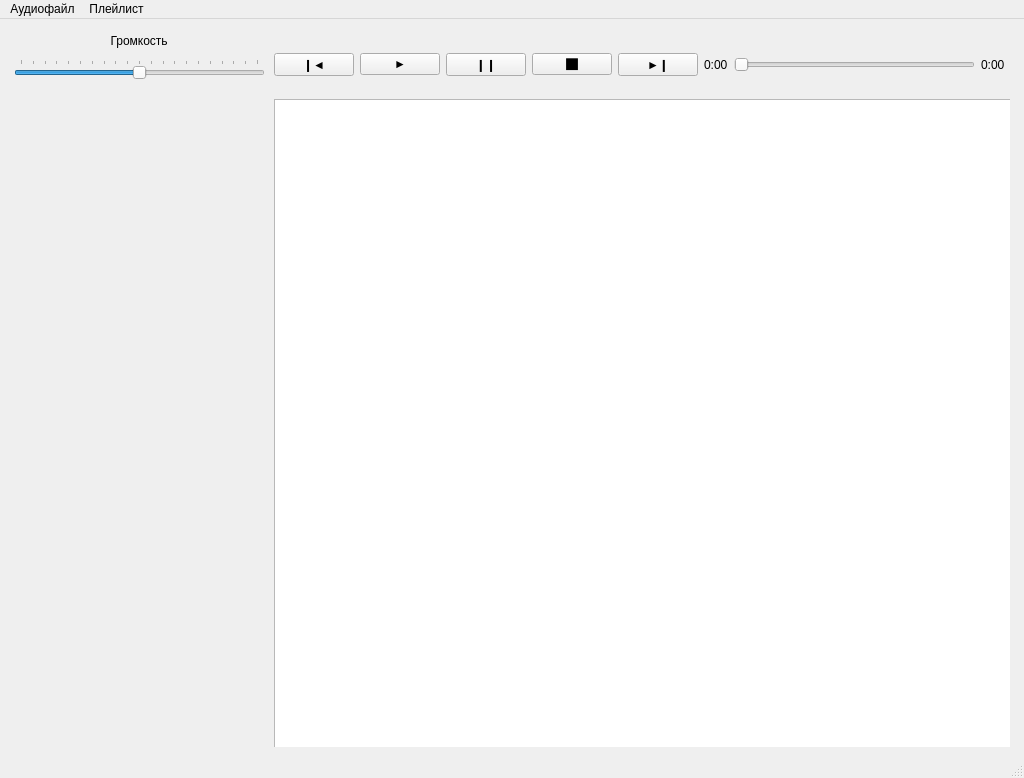
<?xml version="1.0" encoding="UTF-8"?>
<ui version="4.0">
 <class>MainWindow</class>
 <widget class="QMainWindow" name="MainWindow">
  <property name="geometry">
   <rect>
    <x>0</x>
    <y>0</y>
    <width>1024</width>
    <height>778</height>
   </rect>
  </property>
  <property name="windowTitle">
   <string>MainWindow</string>
  </property>
  <widget class="QWidget" name="centralwidget">
   <layout class="QGridLayout" name="gridLayout">
    <item row="0" column="0">
     <widget class="QWidget" name="widget" native="true">
      <property name="maximumSize">
       <size>
        <width>996</width>
        <height>16777215</height>
       </size>
      </property>
      <property name="styleSheet">
       <string notr="true"/>
      </property>
      <widget class="QWidget" name="horizontalLayoutWidget">
       <property name="geometry">
        <rect>
         <x>260</x>
         <y>1</y>
         <width>731</width>
         <height>71</height>
        </rect>
       </property>
       <layout class="QHBoxLayout" name="main_buttons_and_time">
        <item>
         <widget class="QPushButton" name="previous">
          <property name="text">
           <string>❙◄</string>
          </property>
         </widget>
        </item>
        <item>
         <widget class="QPushButton" name="play">
          <property name="text">
           <string>►</string>
          </property>
         </widget>
        </item>
        <item>
         <widget class="QPushButton" name="pause">
          <property name="text">
           <string>❙❙</string>
          </property>
         </widget>
        </item>
        <item>
         <widget class="QPushButton" name="stop">
          <property name="text">
           <string>⬛</string>
          </property>
         </widget>
        </item>
        <item>
         <widget class="QPushButton" name="next">
          <property name="text">
           <string>►❙</string>
          </property>
         </widget>
        </item>
        <item>
         <widget class="QLabel" name="play_time">
          <property name="text">
           <string>0:00</string>
          </property>
         </widget>
        </item>
        <item>
         <widget class="QSlider" name="time_slider">
          <property name="orientation">
           <enum>Qt::Horizontal</enum>
          </property>
          <property name="tickInterval">
           <number>0</number>
          </property>
         </widget>
        </item>
        <item>
         <widget class="QLabel" name="end_time">
          <property name="text">
           <string>0:00</string>
          </property>
         </widget>
        </item>
       </layout>
      </widget>
      <widget class="QListWidget" name="list_of_songs">
       <property name="geometry">
        <rect>
         <x>260</x>
         <y>71</y>
         <width>741</width>
         <height>651</height>
        </rect>
       </property>
       <property name="selectionMode">
        <enum>QAbstractItemView::ExtendedSelection</enum>
       </property>
      </widget>
      <widget class="QWidget" name="verticalLayoutWidget_2">
       <property name="geometry">
        <rect>
         <x>0</x>
         <y>0</y>
         <width>251</width>
         <height>51</height>
        </rect>
       </property>
       <layout class="QVBoxLayout" name="volume_layout">
        <item>
         <widget class="QLabel" name="volume_label">
          <property name="text">
           <string>                             Громкость</string>
          </property>
         </widget>
        </item>
        <item>
         <widget class="QSlider" name="volume_slider">
          <property name="maximum">
           <number>100</number>
          </property>
          <property name="value">
           <number>50</number>
          </property>
          <property name="orientation">
           <enum>Qt::Horizontal</enum>
          </property>
          <property name="tickPosition">
           <enum>QSlider::TicksAbove</enum>
          </property>
          <property name="tickInterval">
           <number>5</number>
          </property>
         </widget>
        </item>
       </layout>
      </widget>
      <widget class="QLabel" name="album_pic">
       <property name="geometry">
        <rect>
         <x>0</x>
         <y>70</y>
         <width>251</width>
         <height>251</height>
        </rect>
       </property>
       <property name="text">
        <string/>
       </property>
      </widget>
     </widget>
    </item>
   </layout>
  </widget>
  <widget class="QMenuBar" name="menubar">
   <property name="geometry">
    <rect>
     <x>0</x>
     <y>0</y>
     <width>1024</width>
     <height>23</height>
    </rect>
   </property>
   <widget class="QMenu" name="audio_menu">
    <property name="title">
     <string>Аудиофайл</string>
    </property>
    <addaction name="add_track"/>
    <addaction name="add_folder"/>
    <addaction name="delete_track"/>
    <addaction name="check_text"/>
   </widget>
   <widget class="QMenu" name="playlist_menu">
    <property name="title">
     <string>Плейлист</string>
    </property>
    <addaction name="mix_playlist"/>
    <addaction name="clear_playlist"/>
   </widget>
   <addaction name="audio_menu"/>
   <addaction name="playlist_menu"/>
  </widget>
  <widget class="QStatusBar" name="statusbar"/>
  <action name="add_track">
   <property name="text">
    <string>Добавить аудиофайл(ы)</string>
   </property>
  </action>
  <action name="delete_track">
   <property name="text">
    <string>Удалить выбранные аудиофайлы</string>
   </property>
  </action>
  <action name="mix_playlist">
   <property name="text">
    <string>Перемешать плейлист</string>
   </property>
  </action>
  <action name="clear_playlist">
   <property name="text">
    <string>Очистить плейлист</string>
   </property>
  </action>
  <action name="check_info">
   <property name="text">
    <string>Просмотреть информацию о выбранной песне</string>
   </property>
  </action>
  <action name="action">
   <property name="text">
    <string>Просмотреть текст выбранного аудиофайла</string>
   </property>
  </action>
  <action name="add_folder">
   <property name="text">
    <string>Добавить каталог</string>
   </property>
  </action>
  <action name="check_text">
   <property name="text">
    <string>Просмотреть текст выбранной песни</string>
   </property>
  </action>
 </widget>
 <resources/>
 <connections/>
</ui>
